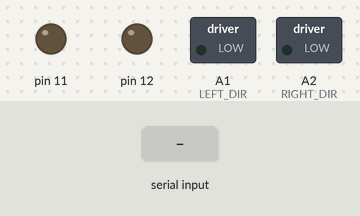
This sketch was run on a simulated Arduino Mega 2560, built with avr-gcc and run on an emulated ATmega2560. Shown: switched loads named in the sketch (green lamp = pin HIGH), output pins drawn as LEDs (lit = HIGH). The test bench sets the inputs (shaded band). What the sketch prints to the serial monitor is not drawn.

Above: at 2.2 s.
2.3 s: "-\n" received over Serial
Timing chart, 0 to 5.3 s (numbered marks = the images above; inputs shaded):
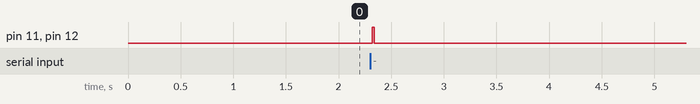

Measured:
- after the input at 2.3 s, pin 11, pin 12: LOW → HIGH at once, → LOW 0.02 s later

The sketch:

test_motors_main.ino
```cpp
#include "defines.h"   // get definitions of ANx ports

//#include "RCOutput.h"
#define CH_1 0  // LEFT_MOT_CH = 0
#define CH_2 1  // RIGHT_MOT_CH = 1

#define FORWARD  0
#define BACKWARD 1

/* use ADC1 and ADC2 as directional outputs */
#define LEFT_DIR  A1
#define RIGHT_DIR A2


void setup() {

  /* setup serial */
  Serial.begin(9600);

  /* setup directional ports */
  KAL_init_dir();

  // setup pwm ports:
  KAL_init_pwm();

  delay(1000);
}

void loop() {

  int dir, pwidth;

  Serial.print("Enter the positive pulse width : ");
  pwidth = KAL_read_serial_int16();

  Serial.print("You entered : ");
  Serial.print(pwidth);
  Serial.println();

  if (pwidth < 0) {
    pwidth *= -1;
    dir = BACKWARD;
  }
  else {
    dir = FORWARD;
  }
  /* spin both motors in same direction */
  digitalWrite(LEFT_DIR, dir);
  digitalWrite(RIGHT_DIR, dir);

  KAL_enable_ch(CH_1);
  KAL_enable_ch(CH_2);

  KAL_write_pwm(CH_1, pwidth);
  KAL_write_pwm(CH_2, pwidth);

  delay(5000);

//  KAL_disable_ch(CH_1);
//  KAL_disable_ch(CH_2);


}

int KAL_read_serial_int16()
{
  int value = 0, sign = 1;

  /* wait until something to parse */
  while (Serial.available() == 0);
  delay(20);

  /* ok, now parse */
  while (Serial.available()) {
    char c = Serial.read();
    if ( isDigit(c) )
      value = value * 10 + (uint16_t)(c - '0');
    else if ( c == '-')
      sign = -1;
    else if ( c == 10 )
      break;
  }
  return(sign * value);
}


/************************************************/
/* KAL_init_dir()                               */
/* initialize ADC pins as digital output        */
/* pins PF1/ADC1 and PF2/ADC2 on Atmel Mega 2560*/
/************************************************/
void KAL_init_dir()
{
  pinMode(LEFT_DIR, OUTPUT);   // Left PF1/ADC1 - Digital pin 55 on Arduino mega
  pinMode(RIGHT_DIR, OUTPUT);  // Left PF2/ADC6 - Digital pin 56 on Arduino mega

  return;
}


/**********************************************/
/* KAL_init_pwm()                             */
/* initialize PWM Timer registers for timer 1 */
/* which drives PB6/OC1B and PB5/OC1A         */
/**********************************************/
void KAL_init_pwm()
{
  pinMode(12, OUTPUT);  // Left CH_1 (PB6 / OC1B) - Digital pin 12 on Arduino mega
  pinMode(11, OUTPUT);  // Right CH_2 (PB5 / OC1A) - Digital pin 11 on Arduino mega


// Timer 1 is a 16 bit timer
//
// TCCRxA:  COMxA1, COMxA0, COMxB1, COMxB0, -,      -,    WGM11,  WGM10
// TCCRxB:  ICNCx,  ICESx,  -,      WGM13,  WGM12,  CS12, CS11,   CS10
//
// Timer modes from waveform generation bits: WGM13, WGM12, WGM11, WGM10
// 1, 1, 1, 0: Fast PWM, Top=ICR1, Update OCR1x at BOTTOM, TOV1 Flag set on TOP
//
// Clock select and timer frequency from CS12, CS11, CS10
// 0, 1, 0: system clock / 8 (prescaler
//
// 16 MHz system clock, 8 pre-scale -> 2 MHz (0.5us), TOP=40000 -> 20ms (50 Hz)
//

  TCCR1A = (1<<WGM11);                        // Timer Control Register A
  TCCR1B = (1<<WGM13)|(1<<WGM12)|(1<<CS11);   // Timer Control Register B

  ICR1 = 40000;   // Input Capture Register 1 (used for TOP in WGM mode 14)

// Output Compare Registers
// set to maximum 16 bit value
  OCR1A = 0xFFFF;
  OCR1B = 0xFFFF;

  return;
}


/**********************************************/
/* KAL_enable_ch()                            */
/* activate PWM Timer output                  */
/* which drives PB6/OC1B and PB5/OC1A         */
/**********************************************/
void KAL_enable_ch (uint8_t ch)
{
// [COMxA1, COMxA0]
//    0, 0 : OCxA disconnected
//    1, 0 : clear OCxA on compare match, set OCxA at BOTTOM (non-inverting mode)
// [COMxB1, COMxB0]
//    0, 0 : OCxB disconnected
//    1, 0 : clear OCxB on compare match, set OCxB at BOTTOM (non-inverting mode)
//
    switch (ch) {
    case 0:
      TCCR1A |= (1 << COM1B1);  // CH_1 : OC1B
      break;
    case 1:
      TCCR1A |= (1 << COM1A1);  // CH_2 : OC1A
      break;
    default:
      Serial.print("Fell into default case in enable_ch()");
      break;
  }
  return;
}

/**********************************************/
/* KAL_disable_ch()                           */
/* diable PWM Timer output                    */
/* which drives PB6/OC1B and PB5/OC1A         */
/**********************************************/
void KAL_disable_ch (uint8_t ch)
{
// [COMxA1, COMxA0]
//    0, 0 : OCxA disconnected
//    1, 0 : clear OCxA on compare match, set OCxA at BOTTOM (non-inverting mode)
// [COMxB1, COMxB0]
//    0, 0 : OCxB disconnected
//    1, 0 : clear OCxB on compare match, set OCxB at BOTTOM (non-inverting mode)
//
    switch (ch) {
    case 0:
      TCCR1A &= !(1 << COM1B1);  // CH_1 : OC1B
      break;
    case 1:
      TCCR1A &= !(1 << COM1A1);  // CH_2 : OC1A
      break;
    default:
      Serial.print("Fell into default case in enable_ch()");
      break;
  }
  return;
}


void KAL_write_pwm(uint8_t ch, uint16_t period_us)
{
  uint16_t pwm = period_us << 1;

  switch (ch) {
    case 0:
      OCR1B = pwm;
      break;
    case 1:
      OCR1A = pwm;
      break;
    default:
      Serial.print("Fell into default case in write_pwm()");
      break;
  }
  return;
}

//static inline uint16_t constrain_period(uint16_t p)
//{
//    if (p > RC_INPUT_MAX_PULSEWIDTH) return RC_INPUT_MAX_PULSEWIDTH;
//    if (p > RC_INPUT_MIN_PULSEWIDTH) return RC_INPUT_MIN_PULSEWIDTH;
//    return p
//}
```

defines.h
```cpp
// -*- tab-width: 4; Mode: C++; c-basic-offset: 4; indent-tabs-mode: nil -*-

#ifndef _DEFINES_H
#define _DEFINES_H

// commented out to compile without full ArduRoller project
//#include <AP_HAL_Boards.h>

// Just so that it's completely clear...
#define ENABLED                 1
#define DISABLED                0

// this avoids a very common config error
#define ENABLE ENABLED
#define DISABLE DISABLED

// Flight modes
// ------------
#define YAW_HOLD                0       // heading hold at heading in nav_yaw but allow input from pilot
#define YAW_ACRO                1       // pilot controlled yaw using rate controller
#define YAW_LOOK_AT_NEXT_WP     2       // point towards next waypoint (no pilot input accepted)
#define YAW_LOOK_AT_LOCATION    3       // point towards a location held in yaw_look_at_WP (no pilot input accepted)
#define YAW_CIRCLE              4       // point towards a location held in yaw_look_at_WP (no pilot input accepted)
#define YAW_LOOK_AT_HOME    	5       // point towards home (no pilot input accepted)
#define YAW_LOOK_AT_HEADING    	6       // point towards a particular angle (not pilot input accepted)
#define YAW_LOOK_AHEAD			7		// WARNING!  CODE IN DEVELOPMENT NOT PROVEN

#define ROLL_PITCH_STABLE 		0
#define ROLL_PITCH_AUTO			1
#define ROLL_PITCH_FBW			2


// sonar - for use with CONFIG_SONAR_SOURCE
#define SONAR_SOURCE_ADC 1
#define SONAR_SOURCE_ANALOG_PIN 2

// CH 7 control
#define CH7_PWM_TRIGGER 1800    // pwm value above which the channel 7 option will be invoked
//#define CH6_PWM_TRIGGER_HIGH 1800
//#define CH6_PWM_TRIGGER_LOW 1200
#define CH6_PWM_TRIGGER 1500

#define CH7_DO_NOTHING      0
#define CH7_SET_HOVER       1       // deprecated
#define CH7_RTL             4
#define CH7_SAVE_TRIM       5
#define CH7_ADC_FILTER      6       // deprecated
#define CH7_SAVE_WP         7
#define CH7_MULTI_MODE      8
#define CH7_CAMERA_TRIGGER  9
#define CH7_SONAR           10      // allow enabling or disabling sonar in flight which helps avoid surface tracking when you are far above the ground


// Frame types
#define QUAD_FRAME 0
#define TRI_FRAME 1
#define HEXA_FRAME 2
#define Y6_FRAME 3
#define OCTA_FRAME 4
#define HELI_FRAME 5
#define OCTA_QUAD_FRAME 6

#define PLUS_FRAME 0
#define X_FRAME 1
#define V_FRAME 2

// LED output
#define NORMAL_LEDS 0
#define SAVE_TRIM_LEDS 1


// Internal defines, don't edit and expect things to work
// -------------------------------------------------------

#define TRUE 1
#define FALSE 0
#define ToRad(x) radians(x)	// *pi/180
#define ToDeg(x) degrees(x)	// *180/pi

#define DEBUG 0
#define LOITER_RANGE 60 // for calculating power outside of loiter radius

#define T6 1000000
#define T7 10000000

// GPS type codes - use the names, not the numbers
#define GPS_PROTOCOL_NONE       -1
#define GPS_PROTOCOL_NMEA       0
#define GPS_PROTOCOL_SIRF       1
#define GPS_PROTOCOL_UBLOX      2
#define GPS_PROTOCOL_IMU        3
#define GPS_PROTOCOL_MTK        4
#define GPS_PROTOCOL_HIL        5
#define GPS_PROTOCOL_MTK19      6
#define GPS_PROTOCOL_AUTO       7

// HIL enumerations
#define HIL_MODE_DISABLED               0
#define HIL_MODE_ATTITUDE               1
#define HIL_MODE_SENSORS                2

// Altitude status definitions
#define REACHED_ALT                     0
#define DESCENDING                      1
#define ASCENDING                       2

// Auto Pilot modes
// ----------------
#define STABILIZE 0                     //
#define FBW 1                      		//
#define AUTO 2                          //
#define GUIDED 3                        //
#define RTL 4                           //
#define CIRCLE 5                        //
#define NUM_MODES 6

// CH_6 Tuning
// -----------
#define CH6_NONE            0           // no tuning performed


// Commands - Note that APM now uses a subset of the MAVLink protocol
// commands.  See enum MAV_CMD in the GCS_Mavlink library
#define CMD_BLANK 0 // there is no command stored in the mem location
                    // requested
#define NO_COMMAND 0


// Navigation modes held in nav_mode variable
#define NAV_NONE        0
#define NAV_CIRCLE      1
#define NAV_LOITER      2
#define NAV_WP          3
#define NAV_AVOID_BACK  4
#define NAV_AVOID_TURN  5


// Yaw behaviours during missions - possible values for WP_YAW_BEHAVIOR parameter
#define WP_YAW_BEHAVIOR_NONE                          0   // auto pilot will never control yaw during missions or rtl (except for DO_CONDITIONAL_YAW command received)
#define WP_YAW_BEHAVIOR_LOOK_AT_NEXT_WP               1   // auto pilot will face next waypoint or home during rtl
#define WP_YAW_BEHAVIOR_LOOK_AT_NEXT_WP_EXCEPT_RTL    2   // auto pilot will face next waypoint except when doing RTL at which time it will stay in it's last
#define WP_YAW_BEHAVIOR_LOOK_AHEAD                    3   // auto pilot will look ahead during missions and rtl (primarily meant for traditional helicotpers)


// Waypoint options
#define MASK_OPTIONS_RELATIVE_ALT               1
#define WP_OPTION_ALT_CHANGE                    2
#define WP_OPTION_YAW                           4
#define WP_OPTION_ALT_REQUIRED                  8
#define WP_OPTION_RELATIVE                      16
//#define WP_OPTION_					32
//#define WP_OPTION_					64
#define WP_OPTION_NEXT_CMD                      128

// RTL state
#define RTL_STATE_START             0
#define RTL_STATE_INITIAL_CLIMB     1
#define RTL_STATE_RETURNING_HOME    2
#define RTL_STATE_LOITERING_AT_HOME 3
#define RTL_STATE_FINAL_DESCENT     4
#define RTL_STATE_LAND              5

//repeating events
#define RELAY_TOGGLE 5

//  GCS Message ID's
/// NOTE: to ensure we never block on sending MAVLink messages
/// please keep each MSG_ to a single MAVLink message. If need be
/// create new MSG_ IDs for additional messages on the same
/// stream
enum ap_message {
    MSG_HEARTBEAT,
    MSG_ATTITUDE,
    MSG_LOCATION,
    MSG_EXTENDED_STATUS1,
    MSG_EXTENDED_STATUS2,
    MSG_NAV_CONTROLLER_OUTPUT,
    MSG_CURRENT_WAYPOINT,
    MSG_VFR_HUD,
    MSG_RADIO_OUT,
    MSG_RADIO_IN,
    MSG_RAW_IMU1,
    MSG_RAW_IMU2,
    MSG_RAW_IMU3,
    MSG_GPS_RAW,
    MSG_SERVO_OUT,
    MSG_NEXT_WAYPOINT,
    MSG_NEXT_PARAM,
    MSG_STATUSTEXT,
    MSG_AHRS,
    MSG_SIMSTATE,
    MSG_HWSTATUS,
    MSG_RETRY_DEFERRED // this must be last
};

enum gcs_severity {
    SEVERITY_LOW=1,
    SEVERITY_MEDIUM,
    SEVERITY_HIGH,
    SEVERITY_CRITICAL
};

//  Logging parameters
#define TYPE_AIRSTART_MSG               0x00
#define TYPE_GROUNDSTART_MSG            0x01
#define LOG_ATTITUDE_MSG                0x01
#define LOG_MODE_MSG                    0x03
#define LOG_CONTROL_TUNING_MSG          0x04
#define LOG_NAV_TUNING_MSG              0x05
#define LOG_PERFORMANCE_MSG             0x06
#define LOG_CMD_MSG                     0x08
#define LOG_STARTUP_MSG                 0x0A
#define LOG_EVENT_MSG                   0x0D
#define LOG_COMPASS_MSG                 0x0F
#define LOG_DMP_MSG                     0x10
#define LOG_INAV_MSG                    0x11
#define LOG_CAMERA_MSG                  0x12
#define LOG_ERROR_MSG                   0x13
#define LOG_DATA_INT16_MSG              0x14
#define LOG_DATA_UINT16_MSG             0x15
#define LOG_DATA_INT32_MSG              0x16
#define LOG_DATA_UINT32_MSG             0x17
#define LOG_DATA_FLOAT_MSG              0x18
#define LOG_WPNAV_MSG                   0x19
#define LOG_INDEX_MSG                   0xF0
#define MAX_NUM_LOGS                    50

#define MASK_LOG_ATTITUDE_FAST          (1<<0)
#define MASK_LOG_ATTITUDE_MED           (1<<1)
#define MASK_LOG_GPS                    (1<<2)
#define MASK_LOG_PM                     (1<<3)
#define MASK_LOG_NTUN                   (1<<5)
#define MASK_LOG_MODE                   (1<<6)
#define MASK_LOG_IMU                    (1<<7)
#define MASK_LOG_CMD                    (1<<8)
#define MASK_LOG_COMPASS                (1<<13)
#define MASK_LOG_INAV                   (1<<14)
#define MASK_LOG_CAMERA                 (1<<15)

// DATA - event logging
#define DATA_MAVLINK_FLOAT              1
#define DATA_MAVLINK_INT32              2
#define DATA_MAVLINK_INT16              3
#define DATA_MAVLINK_INT8               4
#define DATA_FAST_LOOP                  5
#define DATA_MED_LOOP                   6
#define DATA_AP_STATE                   7
#define DATA_ARMED                      10
#define DATA_DISARMED                   11
#define DATA_LOST_GPS                   19
#define DATA_LOST_COMPASS               20
#define DATA_BEGIN_FLIP                 21
#define DATA_END_FLIP                   22
#define DATA_EXIT_FLIP                  23
#define DATA_FLIP_ABORTED               24
#define DATA_SET_HOME                   25
#define DATA_REACHED_ALT                28
#define DATA_ASCENDING                  29
#define DATA_DESCENDING                 30
#define DATA_RTL_REACHED_ALT            31

// battery monitoring macros
#define BATTERY_VOLTAGE(x) (x->voltage_average()*g.volt_div_ratio)
#define CURRENT_AMPS(x) (x->voltage_average()-CURR_AMPS_OFFSET)*g.curr_amp_per_volt

#define BATT_MONITOR_DISABLED               0
#define BATT_MONITOR_VOLTAGE_ONLY           3
#define BATT_MONITOR_VOLTAGE_AND_CURRENT    4

/* ************************************************************** */
/* Expansion PIN's that people can use for various things. */

// AN0 - 7 are located at edge of IMU PCB "above" pressure sensor and
// Expansion port
// AN0 - 5 are also located next to voltage dividers and sliding SW2 switch
// AN0 - 3 has 10kOhm resistor in serial, include 3.9kOhm to make it as
// voltage divider
// AN4 - 5 are direct GPIO pins from atmega1280 and they are the latest pins
// next to SW2 switch
// Look more ArduCopter Wiki for voltage dividers and other ports
#define AN0  54  // resistor, vdiv use, divider 1 closest to relay
#define AN1  55  // resistor, vdiv use, divider 2
#define AN2  56  // resistor, vdiv use, divider 3
#define AN3  57  // resistor, vdiv use, divider 4 closest to SW2
#define AN4  58  // direct GPIO pin, default as analog input, next to SW2
                 // switch
#define AN5  59  // direct GPIO pin, default as analog input, next to SW2
                 // switch
#define AN6  60  // direct GPIO pin, default as analog input, close to
                 // Pressure sensor, Expansion Ports
#define AN7  61  // direct GPIO pin, default as analog input, close to
                 // Pressure sensor, Expansion Ports

// AN8 - 15 are located at edge of IMU PCB "above" pressure sensor and
// Expansion port
// AN8 - 15 PINs are not connected anywhere, they are located as last 8 pins
// on edge of the board above Expansion Ports
// even pins (8,10,12,14) are at edge of board, Odd pins (9,11,13,15) are on
// inner row
#define AN8  62  // NC
#define AN9  63  // NC
#define AN10  64 // NC
#define AN11  65 // NC
#define AN12  66 // NC
#define AN13  67 // NC
#define AN14  68 // NC
#define AN15  69 // NC

#define RELAY_APM1_PIN 47
#define RELAY_APM2_PIN 13

#define PIEZO_PIN AN5           //Last pin on the back ADC connector

// RADIANS
#define RADX100 0.000174532925f
#define DEGX100 5729.57795f


// EEPROM addresses
#define EEPROM_MAX_ADDR         4096
// parameters get the first 1536 bytes of EEPROM, remainder is for waypoints
#define WP_START_BYTE 0x600 // where in memory home WP is stored + all other
                            // WP
#define WP_SIZE 15

#define MAX_WAYPOINTS  (WP_START_BYTE / WP_SIZE) - 1 // -
                                                                          // 1
                                                                          // to
                                                                          // be
                                                                          // safe

// mark a function as not to be inlined
#define NOINLINE __attribute__((noinline))

// IMU selection
#define CONFIG_IMU_OILPAN  1
#define CONFIG_IMU_MPU6000 2
#define CONFIG_IMU_SITL    3
#define CONFIG_IMU_PX4     4

#define AP_BARO_BMP085    1
#define AP_BARO_MS5611    2
#define AP_BARO_PX4       3

#define AP_BARO_MS5611_SPI 1
#define AP_BARO_MS5611_I2C 2

// Error message sub systems and error codes
#define ERROR_SUBSYSTEM_MAIN                1
#define ERROR_SUBSYSTEM_RADIO               2
#define ERROR_SUBSYSTEM_COMPASS             3
#define ERROR_SUBSYSTEM_FAILSAFE_BATT       6
#define ERROR_SUBSYSTEM_FAILSAFE_GPS        7
#define ERROR_SUBSYSTEM_FAILSAFE_GCS        8
// general error codes
#define ERROR_CODE_ERROR_RESOLVED           0
#define ERROR_CODE_FAILED_TO_INITIALISE     1
// subsystem specific error codes -- radio
#define ERROR_CODE_RADIO_LATE_FRAME         2
// subsystem specific error codes -- failsafe_thr, batt, gps
#define ERROR_CODE_FAILSAFE_RESOLVED        0
#define ERROR_CODE_FAILSAFE_OCCURRED        1


// balance
#define LEFT_MOT_CH 0
#define RIGHT_MOT_CH 1

//AN0 = sonar
#define LEFT_DIR  AN1  // resistor, vdiv use, divider 1 closest to relay
#define RIGHT_DIR  AN2  // resistor, vdiv use, divider 2

#endif // _DEFINES_H
```
